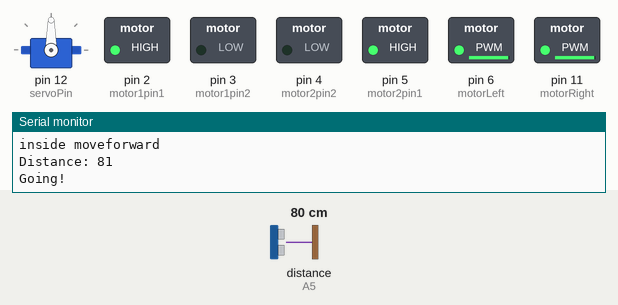
Bench run of a sketch on a simulated Arduino Uno, built with avr-gcc and run on an emulated ATmega328P. On the bench: servo, switched loads named in the sketch (green lamp = pin HIGH), the last lines printed to the serial monitor. Inputs (shaded band) come from the test bench; at power-on: distance to the obstacle (sensor on A5) 80 cm. The echo pulse lasts 58.3 µs per cm.

Above: at 1.5 s.
1.6 s: distance to the obstacle (sensor on A5) set to 22 cm
3.1 s: distance to the obstacle (sensor on A5) set to 18 cm
At 3.7 s:
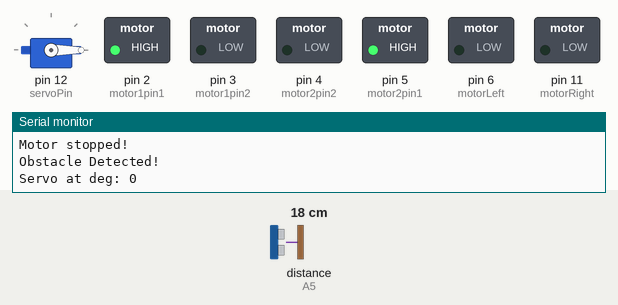
At 4.6 s:
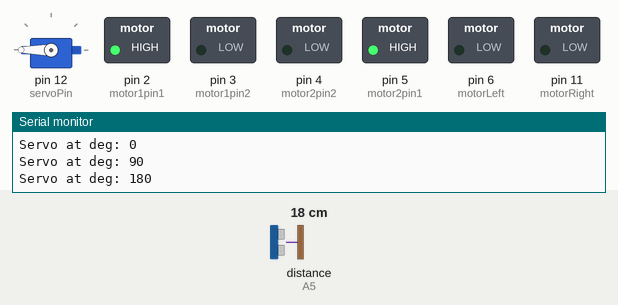
Timing chart, 0 to 12.1 s (numbered marks = the images above; inputs shaded):
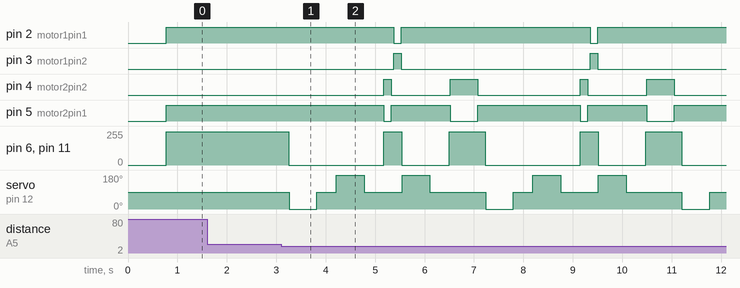

The sketch:

Obstacle_Avoiding_Bot.ino
```cpp
#include<Servo.h>
#include<NewPing.h>

// ==========Ultrasonic===========
  #define echoPin A5
  #define trigPin A4
  #define maxDistance 200

  int readPing();
  int measureDistance();

// ============Servo Motor========
  #define servoPin 12

  void servoControl();
  void servoCenter();

// ============MOTORS==============
  #define motorLeft 6
  #define motorRight 11

  #define motor1pin1 2
  #define motor1pin2 3
  #define motor2pin1 5
  #define motor2pin2 4

  void stopMotor();
  void moveForward();
  void moveBackward();
  void turnLeft();
  void turnRight();
  void goForward();
  void goForTime(int time);


// Objects
  Servo myServo;
  NewPing sonar(trigPin, echoPin, maxDistance);

//Global Variables
  unsigned long t;
  bool go =true;
  int defAngle= 90;
  const int safeDistance= 20;
  int distance = 250;
  int direction = 0; //right -> +ve, left=-ve
  int pwmVal = 250;
  int moveFor = 20;
  int turnTime = 50;

void setup() {
  // put your setup code here, to run once:
  Serial.begin(9600);
  myServo.attach(servoPin);
  myServo.write(defAngle);
  delay(200);

  // pinMode(trigPin, OUTPUT);
  // pinMode(echoPin, INPUT);
  pinMode(motor1pin1, OUTPUT);
  pinMode(motor1pin2, OUTPUT);
  pinMode(motor2pin1,  OUTPUT);
  pinMode(motor2pin2, OUTPUT);

  //(Optional)
  pinMode(motorLeft,  OUTPUT);
  pinMode(motorRight, OUTPUT);
  //(Optional)

  distance = measureDistance();
  if(distance>safeDistance){
    go = true;
    Serial.println("System ready and running!");
  }
  else{
    go = false;
    Serial.println("Obstacle Detected!, move the machine at safe place before you start!");
  }

}

void loop() {

  servoControl(defAngle);
  int ldistance=250, rdistance=250;
  //if less more than 30 go ahed
  goForward();
  // moveForward();
  // else
  if(!go){
    if(distance<safeDistance){
      // look left and measure
      servoControl(0);
      ldistance= measureDistance();
      servoCenter();
      // look right and measure
      servoControl(180);
      rdistance= measureDistance();
      servoCenter();

      // if right dist > left dist
        if(rdistance> ldistance){
          // turn right
          turnRight();
          direction=1;
        }
        else{// else
          turnLeft();
          direction=-1;
          // turn left
        }
        goForTime(50); //go forward for 50ms;
        // turn the oposite side
        if(direction >0)turnLeft();
        else if(direction < 0 )turnRight();

        goForTime(moveFor);

        if(direction >0){
          //look left and
          servoControl(0);
          distance = measureDistance();
          servoCenter();
          if(distance> safeDistance)turnLeft();
        }
        else if(direction < 0 ){
          servoControl(180);
          distance = measureDistance();
          servoCenter();
          if(distance> safeDistance)turnRight();
        }
        goForTime(moveFor);
        if(direction >0)turnRight();
        else if(direction < 0 )turnLeft();
    }
  }


  direction= 0;
  go = true;
    // delay(1000);

}


// Function definition
void goForward(){
  while(go){
    moveForward();
    // servoControl(defAngle);
    // measure forward distance
    distance = measureDistance();
      Serial.print("Distance: ");
      Serial.println(distance);

    if(distance < safeDistance){
      go= false;
      stopMotor();
      Serial.println("Obstacle Detected!");
    }
    else {go = true;Serial.println("Going!");}
  }
}
void goForTime(int time){
    // move for 50ms
  moveForward();
  // goForward();
  unsigned long st = millis();
  while(millis()-st<time);
  stopMotor();
}

int readPing() {
  delay(30);
  int cm = sonar.ping_cm();
  if (cm == 0)cm = 250;
  return cm;
}

void servoControl(int angle){
  Serial.print("Servo at deg: ");
  Serial.println(angle);
  myServo.write(angle);
  unsigned long t = millis();
  while(millis()-t<400);
}

void stopMotor(){
  analogWrite(motorLeft, 0);
  analogWrite(motorRight, 0);
  Serial.println("Motor stopped!");
}

void moveForward(){
  analogWrite(motorLeft, pwmVal);
  analogWrite(motorRight, pwmVal);
  Serial.println("inside moveforward");

  digitalWrite(motor1pin1,  HIGH);
  digitalWrite(motor1pin2, LOW);

  digitalWrite(motor2pin1, HIGH);
  digitalWrite(motor2pin2, LOW);
  // delay(100);
}

void moveBackward(){
  analogWrite(motorLeft, pwmVal);
  analogWrite(motorRight, pwmVal);

  digitalWrite(motor1pin1,  LOW);
  digitalWrite(motor1pin2, HIGH);

  digitalWrite(motor2pin1, LOW);
  digitalWrite(motor2pin2, HIGH);
}

void turnLeft(){
  analogWrite(motorLeft, pwmVal);
  analogWrite(motorRight, pwmVal);

  digitalWrite(motor1pin1,  HIGH);
  digitalWrite(motor1pin2, LOW);

  digitalWrite(motor2pin1, LOW);
  digitalWrite(motor2pin2, HIGH);
  // unsigned long time = millis();
  // while(millis()-time < turnTime);
  // stopMotor();
  delay(150);
}
void turnRight(){

  analogWrite(motorLeft, pwmVal);
  analogWrite(motorRight, pwmVal);

  digitalWrite(motor1pin1,  LOW);
  digitalWrite(motor1pin2, HIGH);

  digitalWrite(motor2pin1, HIGH);
  digitalWrite(motor2pin2, LOW);

  // unsigned long time = millis();
  // while(millis()-time < turnTime);

  // stopMotor();
  delay(150);
}

int measureDistance(){
  int arr[5]={0,0,0,0,0};
  for(int i=0;i<5;i++){
    arr[i]=readPing();
  }

  // Bubble Sort
  for (int i = 0; i < 4; i++) {
    for (int j = 0; j < 4 - i; j++) {
      if (arr[j] > arr[j + 1]) {
        int temp = arr[j];
        arr[j] = arr[j + 1];
        arr[j + 1] = temp;
      }
    }
  }

  return (int)((arr[1]+arr[2]+arr[3])/3);
}

void servoCenter(){
  servoControl(defAngle);
}
```

Measured:
- the behaviour switches between 20 and 19 cm on distance to the obstacle (sensor on A5) (found by bisection; images 0 and 1)
- after the input at 3.1 s, pin 2 (motor1pin1): alternates HIGH for 3.8 s and LOW for 0.15 s, starting after 2.3 s; pin 3 (motor1pin2): alternates HIGH for 0.15 s and LOW for 3.8 s, starting after 2.3 s
